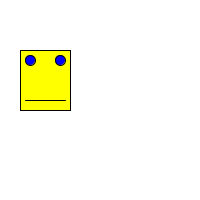
Frame 1 (no input)
Frame 60 (the mouse pressed at the canvas centre just before this capture): identical to frame 1, image omitted
Frame 120 (the mouse held since frame 60 and released just before this capture): identical to frame 1, image omitted

The Processing sketch that drew this single still picture (run headless with seeded random() and noise(); from frame 60 on, the mouse is pressed at the canvas centre):

// Processing sketch: processing_77060
// ── processing_77060.pde

/* in this example, a face is being drawn on the screen using a function
  
Developed by: Laura Maye, University of Limerick
*/
 
/*Qs: What is an argument?
      Modify code so it accepts ONE argument: an offset value for positioning the shape
      along the x axis.
*/
 

void setup()
{
  size(200, 200);
  background(255);
}

void draw()
{
  drawFace();
}

void drawFace()
{
  fill(255, 255, 0);
  rect(20, 50, 50, 60);
  fill(0, 0, 255);
  ellipse(30, 60, 10, 10);
  ellipse(60, 60, 10, 10);
  line(25, 100, 65, 100);
}
